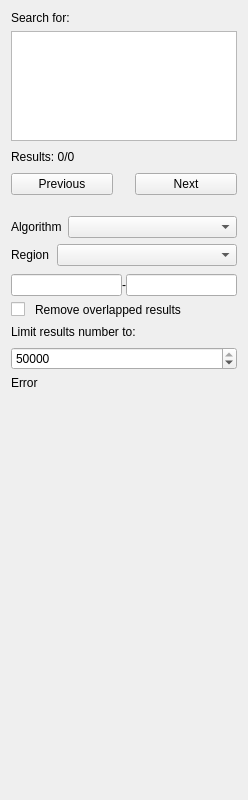
<?xml version="1.0" encoding="UTF-8"?>
<ui version="4.0">
 <class>FindPatternMsaForm</class>
 <widget class="QWidget" name="FindPatternMsaForm">
  <property name="geometry">
   <rect>
    <x>0</x>
    <y>0</y>
    <width>248</width>
    <height>800</height>
   </rect>
  </property>
  <property name="sizePolicy">
   <sizepolicy hsizetype="Preferred" vsizetype="Minimum">
    <horstretch>0</horstretch>
    <verstretch>0</verstretch>
   </sizepolicy>
  </property>
  <property name="focusPolicy">
   <enum>Qt::StrongFocus</enum>
  </property>
  <property name="windowTitle">
   <string notr="true">Form</string>
  </property>
  <layout class="QVBoxLayout" name="verticalLayout">
   <item>
    <widget class="QLabel" name="searchForLabel">
     <property name="sizePolicy">
      <sizepolicy hsizetype="Minimum" vsizetype="Fixed">
       <horstretch>0</horstretch>
       <verstretch>0</verstretch>
      </sizepolicy>
     </property>
     <property name="minimumSize">
      <size>
       <width>50</width>
       <height>0</height>
      </size>
     </property>
     <property name="text">
      <string>Search for:</string>
     </property>
     <property name="wordWrap">
      <bool>false</bool>
     </property>
    </widget>
   </item>
   <item>
    <widget class="QTextEdit" name="textPattern">
     <property name="sizePolicy">
      <sizepolicy hsizetype="Preferred" vsizetype="Fixed">
       <horstretch>0</horstretch>
       <verstretch>0</verstretch>
      </sizepolicy>
     </property>
     <property name="minimumSize">
      <size>
       <width>0</width>
       <height>90</height>
      </size>
     </property>
     <property name="maximumSize">
      <size>
       <width>16777215</width>
       <height>110</height>
      </size>
     </property>
     <property name="focusPolicy">
      <enum>Qt::StrongFocus</enum>
     </property>
     <property name="tabChangesFocus">
      <bool>true</bool>
     </property>
     <property name="undoRedoEnabled">
      <bool>false</bool>
     </property>
    </widget>
   </item>
   <item>
    <layout class="QHBoxLayout" name="horizontalLayout_5">
     <item>
      <widget class="QLabel" name="resultLabel">
       <property name="text">
        <string notr="true">Results: 0/0</string>
       </property>
       <property name="wordWrap">
        <bool>true</bool>
       </property>
      </widget>
     </item>
     <item>
      <widget class="QLabel" name="progressLabel">
       <property name="text">
        <string notr="true"/>
       </property>
       <property name="wordWrap">
        <bool>true</bool>
       </property>
      </widget>
     </item>
     <item>
      <spacer name="horizontalSpacer">
       <property name="orientation">
        <enum>Qt::Horizontal</enum>
       </property>
       <property name="sizeHint" stdset="0">
        <size>
         <width>40</width>
         <height>20</height>
        </size>
       </property>
      </spacer>
     </item>
    </layout>
   </item>
   <item>
    <layout class="QHBoxLayout" name="horizontalLayout_3">
     <item>
      <spacer name="horizontalSpacer_3">
       <property name="orientation">
        <enum>Qt::Horizontal</enum>
       </property>
       <property name="sizeType">
        <enum>QSizePolicy::MinimumExpanding</enum>
       </property>
       <property name="sizeHint" stdset="0">
        <size>
         <width>0</width>
         <height>20</height>
        </size>
       </property>
      </spacer>
     </item>
     <item>
      <widget class="QPushButton" name="prevPushButton">
       <property name="sizePolicy">
        <sizepolicy hsizetype="Fixed" vsizetype="Fixed">
         <horstretch>0</horstretch>
         <verstretch>0</verstretch>
        </sizepolicy>
       </property>
       <property name="minimumSize">
        <size>
         <width>102</width>
         <height>0</height>
        </size>
       </property>
       <property name="maximumSize">
        <size>
         <width>95</width>
         <height>16777215</height>
        </size>
       </property>
       <property name="text">
        <string>Previous</string>
       </property>
       <property name="shortcut">
        <string>Shift+Return</string>
       </property>
      </widget>
     </item>
     <item>
      <spacer name="horizontalSpacer_2">
       <property name="orientation">
        <enum>Qt::Horizontal</enum>
       </property>
       <property name="sizeType">
        <enum>QSizePolicy::Maximum</enum>
       </property>
       <property name="sizeHint" stdset="0">
        <size>
         <width>50</width>
         <height>20</height>
        </size>
       </property>
      </spacer>
     </item>
     <item>
      <widget class="QPushButton" name="nextPushButton">
       <property name="sizePolicy">
        <sizepolicy hsizetype="Fixed" vsizetype="Fixed">
         <horstretch>0</horstretch>
         <verstretch>0</verstretch>
        </sizepolicy>
       </property>
       <property name="minimumSize">
        <size>
         <width>102</width>
         <height>0</height>
        </size>
       </property>
       <property name="maximumSize">
        <size>
         <width>95</width>
         <height>16777215</height>
        </size>
       </property>
       <property name="text">
        <string>Next</string>
       </property>
       <property name="shortcut">
        <string>Return</string>
       </property>
      </widget>
     </item>
     <item>
      <spacer name="horizontalSpacer_4">
       <property name="orientation">
        <enum>Qt::Horizontal</enum>
       </property>
       <property name="sizeType">
        <enum>QSizePolicy::MinimumExpanding</enum>
       </property>
       <property name="sizeHint" stdset="0">
        <size>
         <width>0</width>
         <height>20</height>
        </size>
       </property>
      </spacer>
     </item>
    </layout>
   </item>
   <item>
    <spacer name="verticalSpacer_2">
     <property name="orientation">
      <enum>Qt::Vertical</enum>
     </property>
     <property name="sizeType">
      <enum>QSizePolicy::Fixed</enum>
     </property>
     <property name="sizeHint" stdset="0">
      <size>
       <width>20</width>
       <height>15</height>
      </size>
     </property>
    </spacer>
   </item>
   <item>
    <layout class="QVBoxLayout" name="subgroupsLayout"/>
   </item>
   <item>
    <widget class="QWidget" name="widgetAlgorithm" native="true">
     <property name="maximumSize">
      <size>
       <width>16777215</width>
       <height>16777215</height>
      </size>
     </property>
     <layout class="QGridLayout" name="gridLayout_2">
      <property name="leftMargin">
       <number>0</number>
      </property>
      <property name="topMargin">
       <number>0</number>
      </property>
      <property name="rightMargin">
       <number>0</number>
      </property>
      <property name="bottomMargin">
       <number>0</number>
      </property>
      <item row="2" column="0" colspan="2">
       <layout class="QVBoxLayout" name="layoutAlgorithmSettings"/>
      </item>
      <item row="1" column="0" alignment="Qt::AlignLeft">
       <widget class="QLabel" name="label">
        <property name="sizePolicy">
         <sizepolicy hsizetype="Preferred" vsizetype="Preferred">
          <horstretch>0</horstretch>
          <verstretch>0</verstretch>
         </sizepolicy>
        </property>
        <property name="text">
         <string>Algorithm</string>
        </property>
       </widget>
      </item>
      <item row="1" column="1">
       <widget class="QComboBox" name="boxAlgorithm">
        <property name="sizePolicy">
         <sizepolicy hsizetype="Expanding" vsizetype="Fixed">
          <horstretch>0</horstretch>
          <verstretch>0</verstretch>
         </sizepolicy>
        </property>
        <property name="minimumSize">
         <size>
          <width>0</width>
          <height>0</height>
         </size>
        </property>
        <property name="maximumSize">
         <size>
          <width>16777215</width>
          <height>16777215</height>
         </size>
        </property>
        <property name="baseSize">
         <size>
          <width>0</width>
          <height>0</height>
         </size>
        </property>
        <property name="sizeAdjustPolicy">
         <enum>QComboBox::AdjustToMinimumContentsLength</enum>
        </property>
       </widget>
      </item>
      <item row="0" column="1">
       <layout class="QHBoxLayout" name="horizontalLayout"/>
      </item>
     </layout>
    </widget>
   </item>
   <item>
    <widget class="QWidget" name="widgetSearchIn" native="true">
     <property name="sizePolicy">
      <sizepolicy hsizetype="Preferred" vsizetype="Preferred">
       <horstretch>0</horstretch>
       <verstretch>0</verstretch>
      </sizepolicy>
     </property>
     <property name="maximumSize">
      <size>
       <width>16777215</width>
       <height>16777215</height>
      </size>
     </property>
     <layout class="QGridLayout" name="gridLayout_3">
      <property name="leftMargin">
       <number>0</number>
      </property>
      <property name="topMargin">
       <number>0</number>
      </property>
      <property name="rightMargin">
       <number>0</number>
      </property>
      <property name="bottomMargin">
       <number>0</number>
      </property>
      <property name="horizontalSpacing">
       <number>4</number>
      </property>
      <property name="verticalSpacing">
       <number>8</number>
      </property>
      <item row="0" column="0">
       <layout class="QGridLayout" name="gridLayout">
        <property name="spacing">
         <number>8</number>
        </property>
        <item row="0" column="1">
         <widget class="QComboBox" name="boxRegion">
          <property name="sizePolicy">
           <sizepolicy hsizetype="Expanding" vsizetype="Fixed">
            <horstretch>0</horstretch>
            <verstretch>0</verstretch>
           </sizepolicy>
          </property>
          <property name="minimumSize">
           <size>
            <width>0</width>
            <height>0</height>
           </size>
          </property>
          <property name="maximumSize">
           <size>
            <width>16777215</width>
            <height>16777215</height>
           </size>
          </property>
          <property name="sizeAdjustPolicy">
           <enum>QComboBox::AdjustToMinimumContentsLength</enum>
          </property>
         </widget>
        </item>
        <item row="0" column="0" alignment="Qt::AlignLeft">
         <widget class="QLabel" name="lblRegion">
          <property name="sizePolicy">
           <sizepolicy hsizetype="Minimum" vsizetype="Preferred">
            <horstretch>0</horstretch>
            <verstretch>0</verstretch>
           </sizepolicy>
          </property>
          <property name="text">
           <string>Region</string>
          </property>
         </widget>
        </item>
       </layout>
      </item>
      <item row="1" column="0">
       <layout class="QHBoxLayout" name="horizontalLayout_2">
        <property name="sizeConstraint">
         <enum>QLayout::SetDefaultConstraint</enum>
        </property>
        <item>
         <widget class="QLineEdit" name="editStart">
          <property name="sizePolicy">
           <sizepolicy hsizetype="Expanding" vsizetype="Fixed">
            <horstretch>0</horstretch>
            <verstretch>0</verstretch>
           </sizepolicy>
          </property>
          <property name="minimumSize">
           <size>
            <width>60</width>
            <height>0</height>
           </size>
          </property>
          <property name="maximumSize">
           <size>
            <width>16777215</width>
            <height>22</height>
           </size>
          </property>
         </widget>
        </item>
        <item>
         <widget class="QLabel" name="lblStartEndConnection">
          <property name="sizePolicy">
           <sizepolicy hsizetype="Fixed" vsizetype="Preferred">
            <horstretch>0</horstretch>
            <verstretch>0</verstretch>
           </sizepolicy>
          </property>
          <property name="text">
           <string>-</string>
          </property>
         </widget>
        </item>
        <item>
         <widget class="QLineEdit" name="editEnd">
          <property name="sizePolicy">
           <sizepolicy hsizetype="Expanding" vsizetype="Fixed">
            <horstretch>0</horstretch>
            <verstretch>0</verstretch>
           </sizepolicy>
          </property>
          <property name="minimumSize">
           <size>
            <width>60</width>
            <height>0</height>
           </size>
          </property>
          <property name="maximumSize">
           <size>
            <width>16777215</width>
            <height>22</height>
           </size>
          </property>
         </widget>
        </item>
       </layout>
      </item>
     </layout>
    </widget>
   </item>
   <item>
    <widget class="QWidget" name="widgetOther" native="true">
     <property name="maximumSize">
      <size>
       <width>16777215</width>
       <height>16777215</height>
      </size>
     </property>
     <layout class="QVBoxLayout" name="verticalLayout_2">
      <property name="spacing">
       <number>8</number>
      </property>
      <property name="leftMargin">
       <number>0</number>
      </property>
      <property name="topMargin">
       <number>0</number>
      </property>
      <property name="rightMargin">
       <number>0</number>
      </property>
      <property name="bottomMargin">
       <number>0</number>
      </property>
      <item>
       <layout class="QHBoxLayout" name="removeOverlapsLayout" stretch="0,1">
        <property name="spacing">
         <number>10</number>
        </property>
        <item>
         <widget class="QCheckBox" name="removeOverlapsBox">
          <property name="text">
           <string/>
          </property>
         </widget>
        </item>
        <item>
         <widget class="QLabel" name="removeOverlapsLabel">
          <property name="text">
           <string>Remove overlapped results</string>
          </property>
          <property name="wordWrap">
           <bool>true</bool>
          </property>
         </widget>
        </item>
       </layout>
      </item>
      <item>
       <layout class="QHBoxLayout" name="layoutUseMaxResult" stretch="1">
        <property name="spacing">
         <number>10</number>
        </property>
        <item>
         <widget class="QLabel" name="labelUseMaxResult">
          <property name="text">
           <string>Limit results number to:</string>
          </property>
          <property name="wordWrap">
           <bool>true</bool>
          </property>
         </widget>
        </item>
       </layout>
      </item>
      <item>
       <widget class="QSpinBox" name="boxMaxResult">
        <property name="maximum">
         <number>50000</number>
        </property>
        <property name="singleStep">
         <number>100</number>
        </property>
        <property name="value">
         <number>50000</number>
        </property>
       </widget>
      </item>
     </layout>
    </widget>
   </item>
   <item>
    <layout class="QHBoxLayout" name="layoutSearchButton">
     <property name="spacing">
      <number>9</number>
     </property>
    </layout>
   </item>
   <item>
    <layout class="QHBoxLayout" name="horizontalLayout_4"/>
   </item>
   <item>
    <widget class="QLabel" name="lblErrorMessage">
     <property name="text">
      <string notr="true">Error</string>
     </property>
     <property name="wordWrap">
      <bool>true</bool>
     </property>
    </widget>
   </item>
   <item>
    <spacer name="verticalSpacer">
     <property name="orientation">
      <enum>Qt::Vertical</enum>
     </property>
     <property name="sizeHint" stdset="0">
      <size>
       <width>20</width>
       <height>20</height>
      </size>
     </property>
    </spacer>
   </item>
  </layout>
 </widget>
 <tabstops>
  <tabstop>textPattern</tabstop>
  <tabstop>prevPushButton</tabstop>
  <tabstop>nextPushButton</tabstop>
  <tabstop>boxAlgorithm</tabstop>
  <tabstop>boxRegion</tabstop>
  <tabstop>editStart</tabstop>
  <tabstop>editEnd</tabstop>
  <tabstop>removeOverlapsBox</tabstop>
  <tabstop>boxMaxResult</tabstop>
 </tabstops>
 <resources/>
 <connections/>
</ui>
